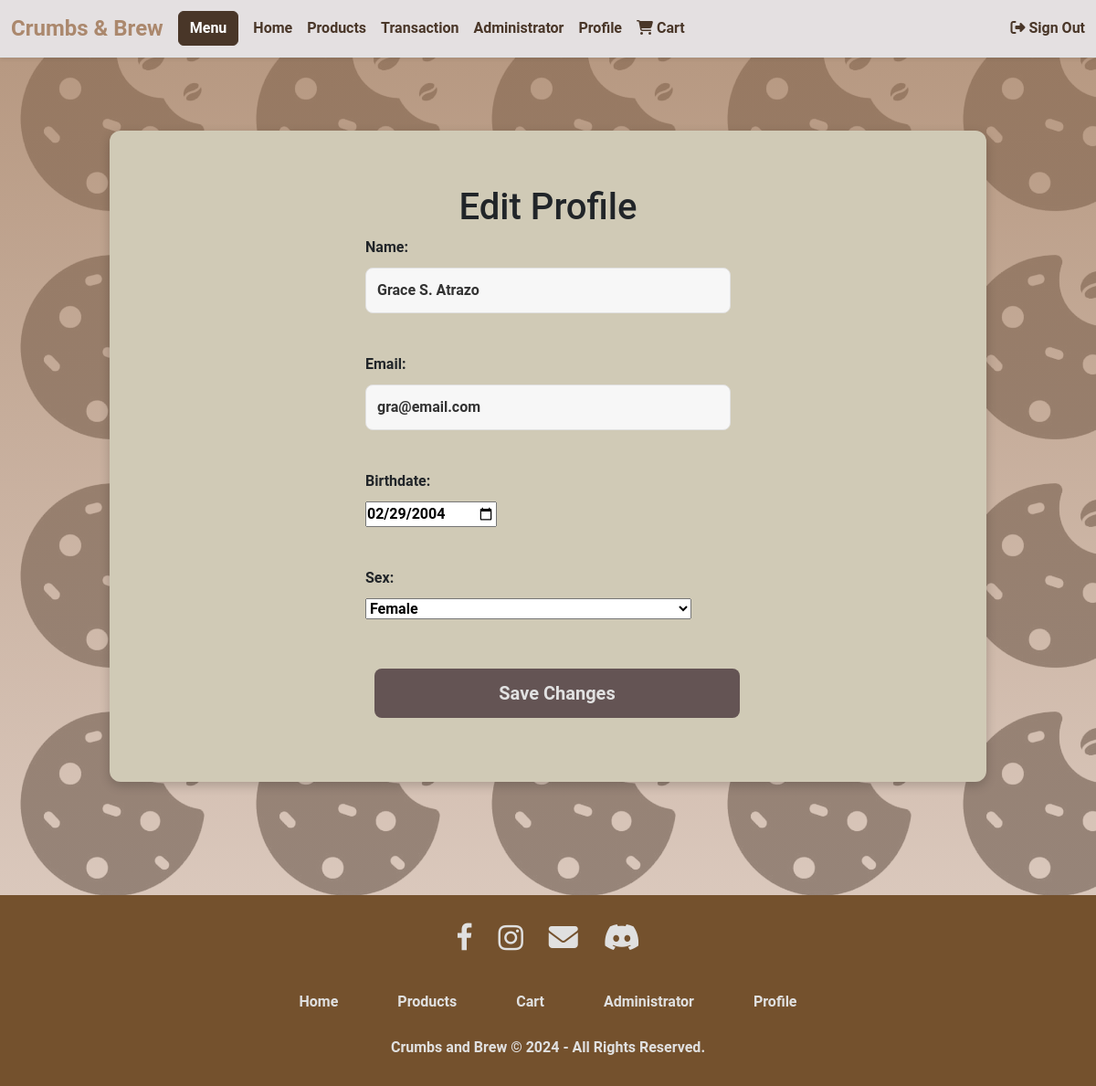
Page /edit_profile.php (signed in) on the committed database.
### tables this page shows
CREATE TABLE `user_login` (
  `id` int(11) NOT NULL,
  `username` varchar(100) NOT NULL,
  `email` varchar(100) NOT NULL,
  `password` varchar(255) NOT NULL
);

CREATE TABLE `user_profile` (
  `user_id` int(11) NOT NULL,
  `sex` varchar(30) DEFAULT NULL,
  `birthdate` date DEFAULT NULL
);

### edit_profile.php (the view, shortened to what this page needs)
<?php
include 'db/db_connection.php';
include 'includes/header.php';
$user_id = $_SESSION['user_id'];
if ($_SERVER['REQUEST_METHOD'] == 'POST') {
    $username = $_POST['username'];
    $email = $_POST['email'];
    $birthdate = $_POST['birthdate'];
    $sex = $_POST['sex'];
    if (empty($username) || empty($email) || empty($birthdate) || empty($sex)) {
        echo "All fields are required.";
    } else {
        $sql = "UPDATE user_login SET username = ?, email = ? WHERE id = ?";
        $stmt = $conn->prepare($sql);
        $stmt->bind_param("ssi", $username, $email, $user_id);
        if ($stmt->execute()) {
            $sql = "SELECT * FROM user_profile WHERE user_id = ?";
            $stmt = $conn->prepare($sql);
            $stmt->bind_param("i", $user_id);
            $stmt->execute();
            $result = $stmt->get_result();
            if ($result->num_rows > 0) {
                $sql = "UPDATE user_profile SET sex = ?, birthdate = ? WHERE user_id = ?";
                $stmt = $conn->prepare($sql);
                $stmt->bind_param("ssi", $sex, $birthdate, $user_id);
            } else {
                $sql = "INSERT INTO user_profile (user_id, sex, birthdate) VALUES (?, ?, ?)";
                $stmt = $conn->prepare($sql);
                $stmt->bind_param("iss", $user_id, $sex, $birthdate);
            }
            if ($stmt->execute()) {
                header("Location: view_profile.php");
                exit();
            } else {
                echo "Error updating or inserting profile: " . $conn->error;
            }
            $stmt->close();
            $stmt = $conn->prepare($sql);
            $stmt->bind_param("ssi", $sex, $birthdate, $user_id);
            if ($stmt->execute()) {
                header("Location: view_profile.php");
                exit();
            } else {
                echo "Error updating profile in user_profile: " . $conn->error;
            }
        } else {
            echo "Error updating profile in user_login: " . $conn->error;
        }
    }
    $stmt->close();
} else {
    $sql = "SELECT u.username, u.email, p.birthdate, p.sex
            FROM user_login u
            LEFT JOIN user_profile p ON u.id = p.user_id
            WHERE u.id = ?";
    $stmt = $conn->prepare($sql);
    $stmt->bind_param("i", $user_id);
    $stmt->execute();
    $result = $stmt->get_result();
    if ($result->num_rows > 0) {
        $row = $result->fetch_assoc();
    } else {
        echo "User not found.";
        exit();
    }
}
?>
<!DOCTYPE html>
<html lang="en">
<head>
</head>
<body>
    <div class="container-1">
    <h1>Edit Profile</h1>
        <form method="POST" action="">
            <label for="name">Name:</label>
            <input type="text" id="name" name="username" value="<?php echo htmlspecialchars($row['username']); ?>" required><br>
            <label for="email">Email:</label>
            <input type="email" id="email" name="email" value="<?php echo htmlspecialchars($row['email']); ?>" required><br>
            <label for="birthdate">Birthdate:</label>
            <input type="date" id="birthdate" name="birthdate" value="<?php echo htmlspecialchars($row['birthdate']); ?>"><br>
            <label for="sex">Sex:</label>
            <select id="sex" name="sex" required>
                <option value="Female" <?php echo ($row['sex'] === 'Female') ? 'selected' : ''; ?>>Female</option>
            </select><br>
            <button type="submit">Save Changes</button>
        </form>
    </div>
</body>
<footer>
    <?php
        include 'includes/footer.php';
    ?>
</footer>
</html>

### styles.css (style rules this page uses)
* { font-family: 'Roboto', sans-serif; margin: 0; padding: 0; font-weight: bold; }
body { background-image: url('images/img-004.png'); background-size: 100px; background: linear-gradient(#ab886de2, #d6c0b3b3), url('images/img-004.png'); background-attachment: fixed; font-weight: bold; }
.container-1 { margin: auto; background-color: #d0cab6; padding: 60px; border-radius: 12px; max-width: 80%; margin: 80px auto; box-shadow: 0 4px 12px rgba(0, 0, 0, 0.2); font-family: 'Inter', sans-serif; transition: transform 0.3s ease, box-shadow 0.3s ease; text-align: center; display: flex; flex-direction: column; align-items: center; }
html, body { height: 100%; margin: 0; }
form { display: flex; flex-direction: column; gap: 10px; margin: 0; max-width: 400px; width: 100%; align-items: flex-start; }
form input[type="text"], form input[type="email"], form input[type="password"] { width: 100%; padding: 12px; border: 1px solid #E1E1E1; border-radius: 8px; font-size: 1rem; outline: none; background-color: #F7F7F7; color: #333; }
form button { width: 100%; padding: 12px 0; font-size: 1.25rem; margin: 10px; background-color: #645454; color: #E1E1E1; border: none; cursor: pointer; transition: background-color 0.3s ease, transform 0.2s ease; border-radius: 8px; align-self: flex-start; }

### rows in the picture
user_login: username "Grace S. Atrazo", email "gra@email.com", birthdate "02/29/2004"
user_profile: sex "Female"
